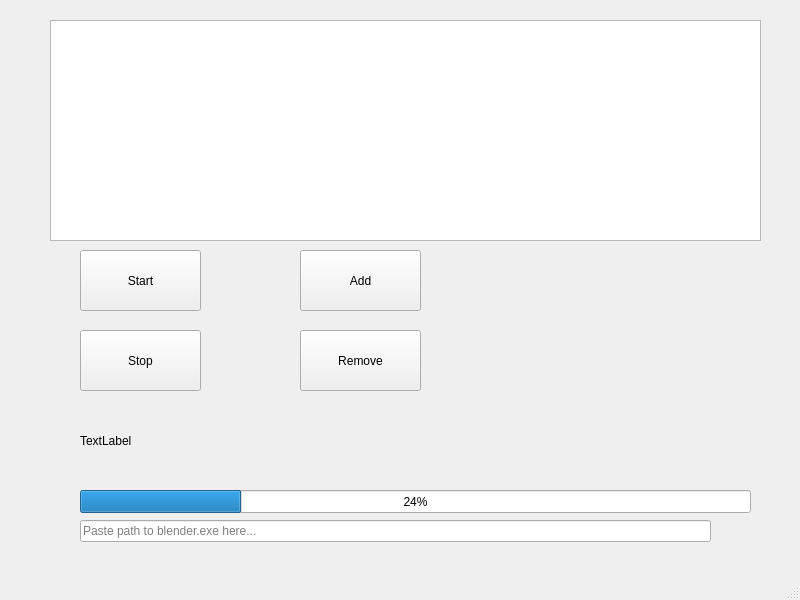
<?xml version="1.0" encoding="UTF-8"?>
<ui version="4.0">
 <class>MainWindow</class>
 <widget class="QMainWindow" name="MainWindow">
  <property name="geometry">
   <rect>
    <x>0</x>
    <y>0</y>
    <width>800</width>
    <height>600</height>
   </rect>
  </property>
  <property name="windowTitle">
   <string>MainWindow</string>
  </property>
  <widget class="QWidget" name="centralwidget">
   <widget class="QListWidget" name="listQueue">
    <property name="geometry">
     <rect>
      <x>50</x>
      <y>20</y>
      <width>711</width>
      <height>221</height>
     </rect>
    </property>
   </widget>
   <widget class="QPushButton" name="btnStart">
    <property name="geometry">
     <rect>
      <x>80</x>
      <y>250</y>
      <width>121</width>
      <height>61</height>
     </rect>
    </property>
    <property name="text">
     <string>Start</string>
    </property>
   </widget>
   <widget class="QPushButton" name="btnStop">
    <property name="geometry">
     <rect>
      <x>80</x>
      <y>330</y>
      <width>121</width>
      <height>61</height>
     </rect>
    </property>
    <property name="text">
     <string>Stop</string>
    </property>
   </widget>
   <widget class="QPushButton" name="btnAdd">
    <property name="geometry">
     <rect>
      <x>300</x>
      <y>250</y>
      <width>121</width>
      <height>61</height>
     </rect>
    </property>
    <property name="text">
     <string>Add</string>
    </property>
   </widget>
   <widget class="QPushButton" name="btnRemove">
    <property name="geometry">
     <rect>
      <x>300</x>
      <y>330</y>
      <width>121</width>
      <height>61</height>
     </rect>
    </property>
    <property name="text">
     <string>Remove</string>
    </property>
   </widget>
   <widget class="QLabel" name="lblStatus">
    <property name="geometry">
     <rect>
      <x>80</x>
      <y>425</y>
      <width>581</width>
      <height>31</height>
     </rect>
    </property>
    <property name="text">
     <string>TextLabel</string>
    </property>
   </widget>
   <widget class="QProgressBar" name="progressBar">
    <property name="geometry">
     <rect>
      <x>80</x>
      <y>490</y>
      <width>671</width>
      <height>23</height>
     </rect>
    </property>
    <property name="value">
     <number>24</number>
    </property>
   </widget>
   <widget class="QLineEdit" name="lineBlenderPath">
    <property name="geometry">
     <rect>
      <x>80</x>
      <y>520</y>
      <width>631</width>
      <height>22</height>
     </rect>
    </property>
    <property name="placeholderText">
     <string>Paste path to blender.exe here...</string>
    </property>
   </widget>
  </widget>
  <widget class="QMenuBar" name="menubar">
   <property name="geometry">
    <rect>
     <x>0</x>
     <y>0</y>
     <width>800</width>
     <height>22</height>
    </rect>
   </property>
  </widget>
  <widget class="QStatusBar" name="statusbar"/>
 </widget>
 <resources/>
 <connections/>
</ui>
